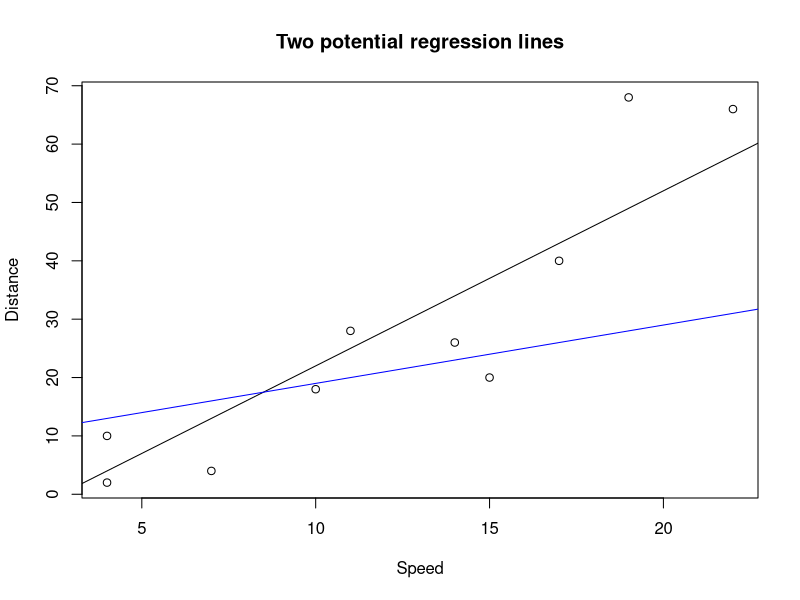
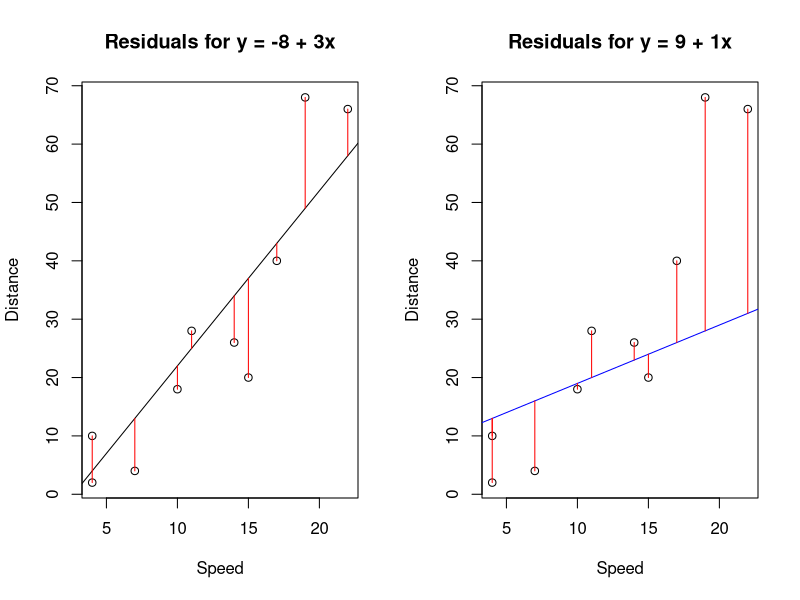
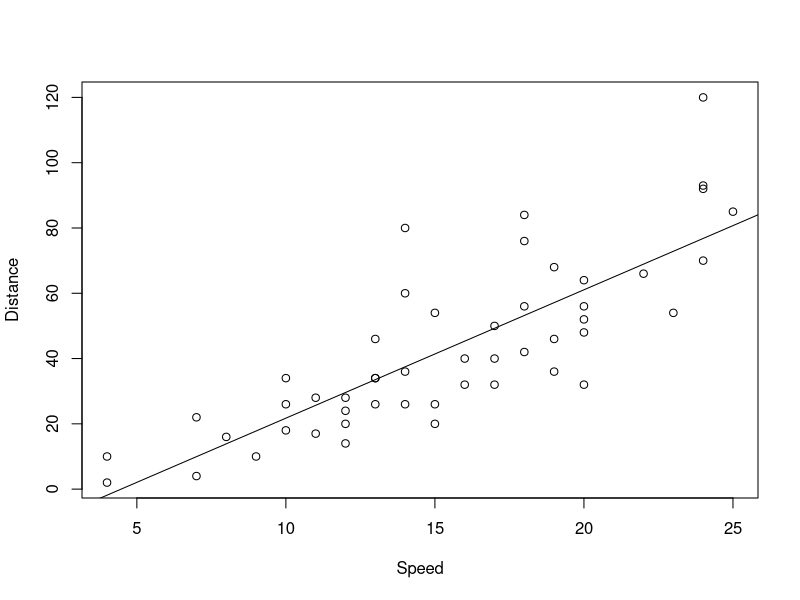
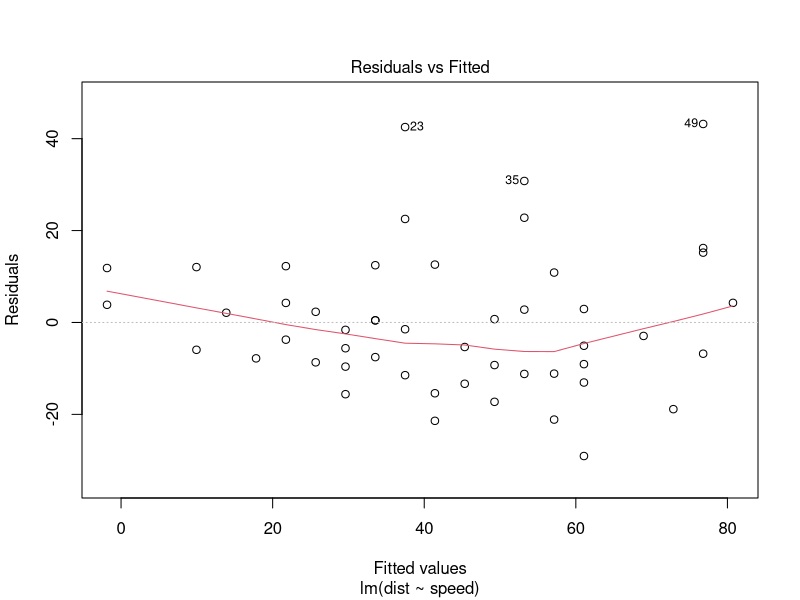
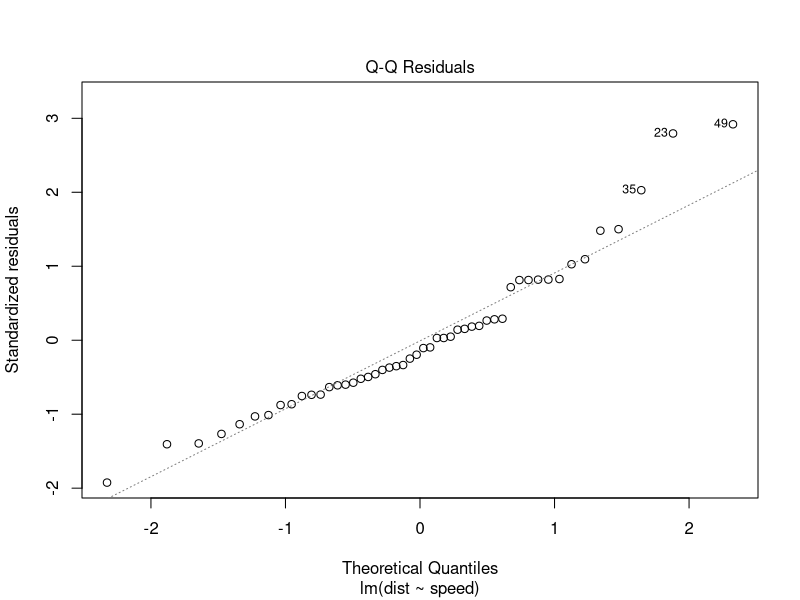
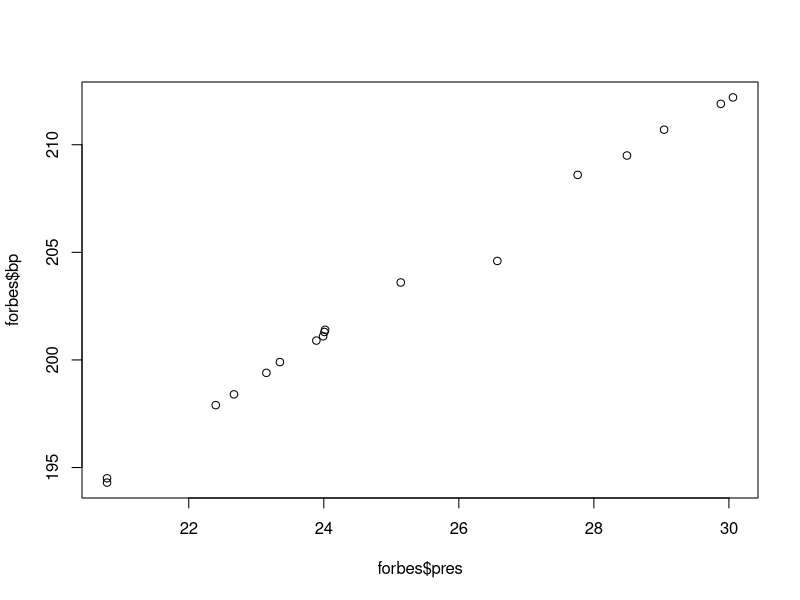
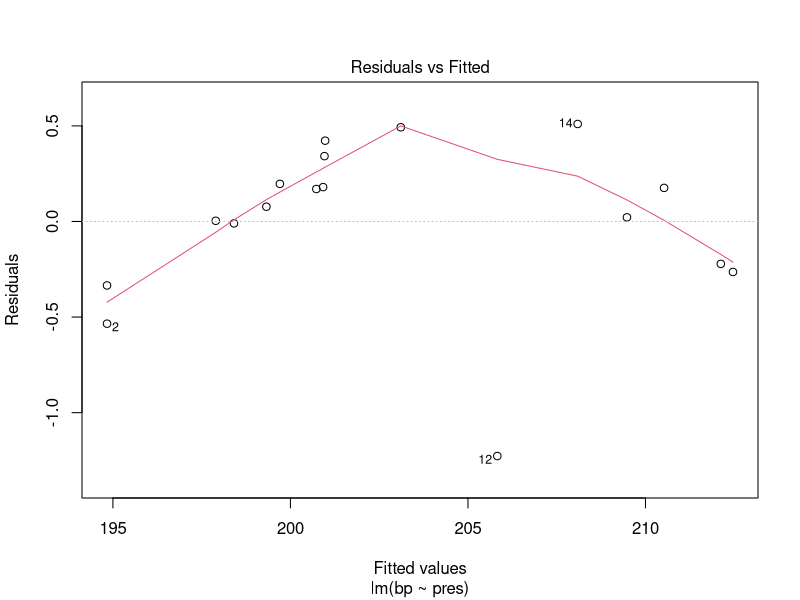
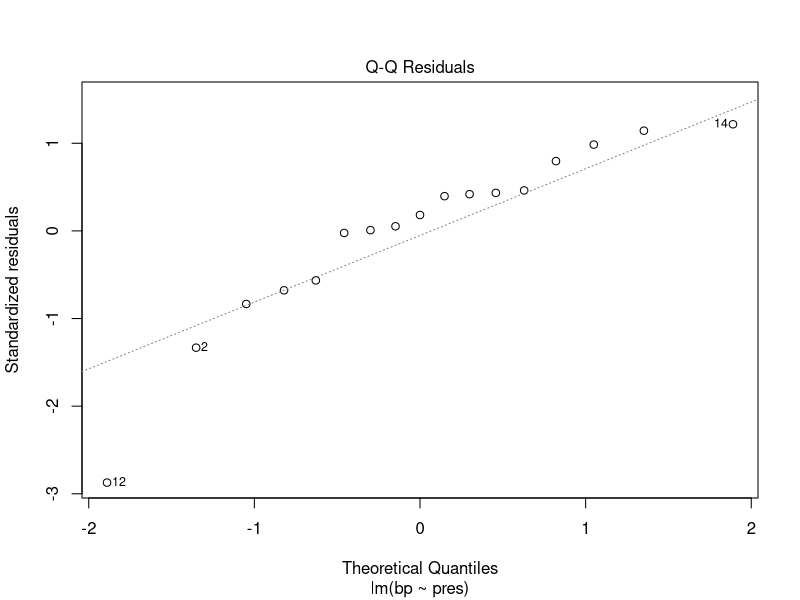

R code for these plots, in order:
# 02 - Simple Linear Regression ------------------------------------------------

# Generating data for plot to visualize residuals
set.seed(4)
sub <- sample(1:50, 10)
cars2 <- cars[sub,]
fit1 <- -8 + 3*cars2$speed
fit2 <- 9 + cars2$speed

plot(cars2$speed, cars2$dist, xlab = "Speed", ylab = "Distance",
     main = "Two potential regression lines")
abline(-8, 3)
abline(9, 1, col = "blue")

par(mfrow=c(1,2))

plot(cars2$speed, cars2$dist, xlab = "Speed", ylab = "Distance",
     main = "Residuals for y = -8 + 3x")
abline(-8, 3)
segments(cars2$speed, fit1, cars2$speed, cars2$dist, col = "red")

plot(cars2$speed, cars2$dist, xlab = "Speed", ylab = "Distance",
     main = "Residuals for y = 9 + 1x")
abline(9, 1, col = "blue")
segments(cars2$speed, fit2, cars2$speed, cars2$dist, col = "red")

par(mfrow=c(1,1))

# Fitting a simple linear regression model
fit <- lm(dist ~ speed, data = cars)
summary(fit)

plot(cars$speed, cars$dist, xlab = "Speed", ylab = "Distance")
abline(fit)

# Residuals
fit$residuals
sqrt(sum(fit$residuals^2)/(50-2))
summary(fit)$sigma

# Inference
summary(fit)

confint(fit, level = 0.95)

new.speed <- data.frame(speed = 23.5)
predict(fit, new.speed)
predict(fit, new.speed, interval = "prediction", level = 0.95)
predict(fit, new.speed, interval = "confidence", level = 0.95)

# Coefficient of determination
summary(fit)
cor(cars$speed, cars$dist)^2

# Residual plots
plot(fit, which=c(2,1))

library(MASS)

plot(forbes$pres, forbes$bp)

fit2 <- lm(bp ~ pres, data = forbes)
plot(fit2, which=c(2,1))

fit3 <- lm(bp ~ log(pres), data = forbes)
plot(fit3, which=c(2,1))

